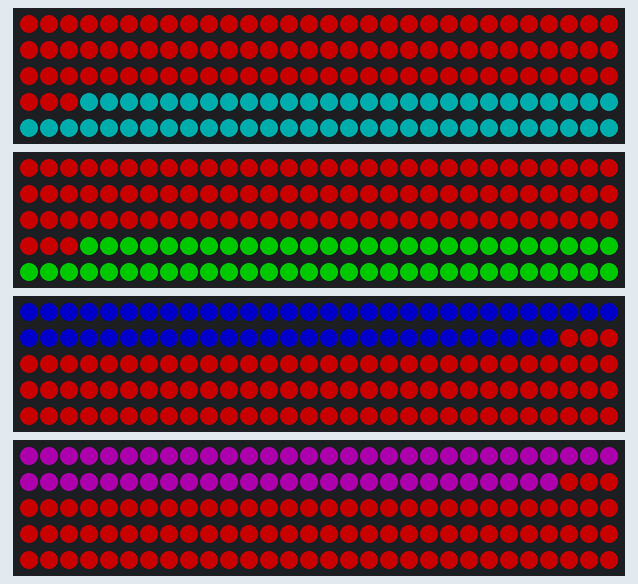
Simulated run of this sketch. Board: Arduino Uno, built with avr-gcc and run on an emulated ATmega328P. Shown: 4 × 150 RGB LEDs in strip order, left to right, continuing on the next row. Dim RGB values are drawn brighter than linear.

Above: at 4.69 s.
At 6.34 s:
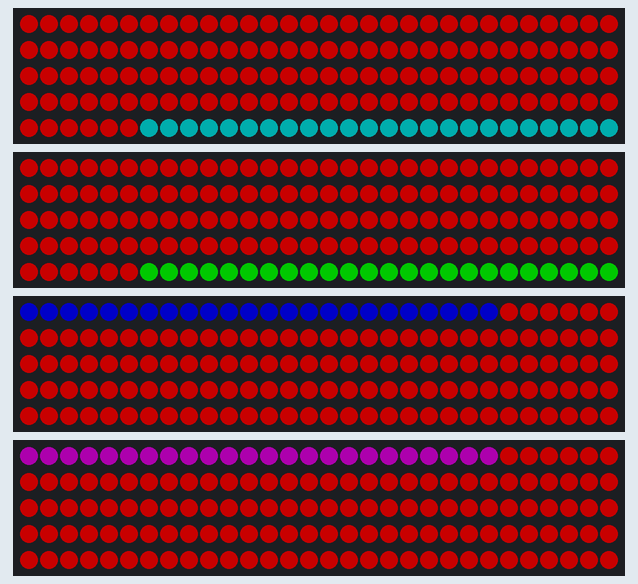
At 11.11 s:
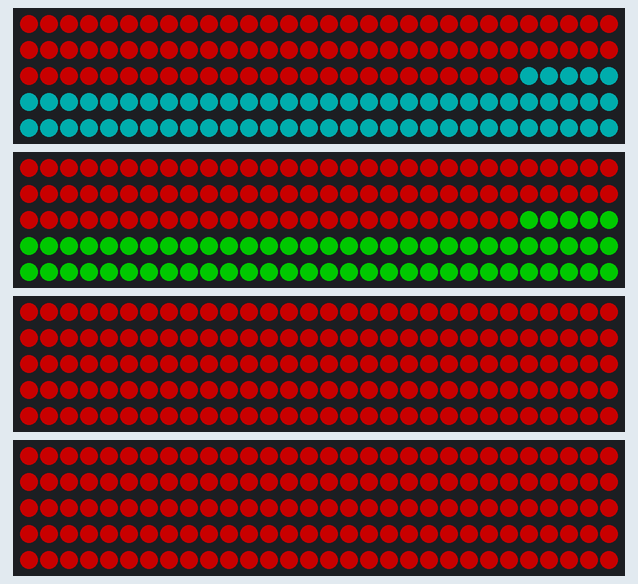
At 19.12 s:
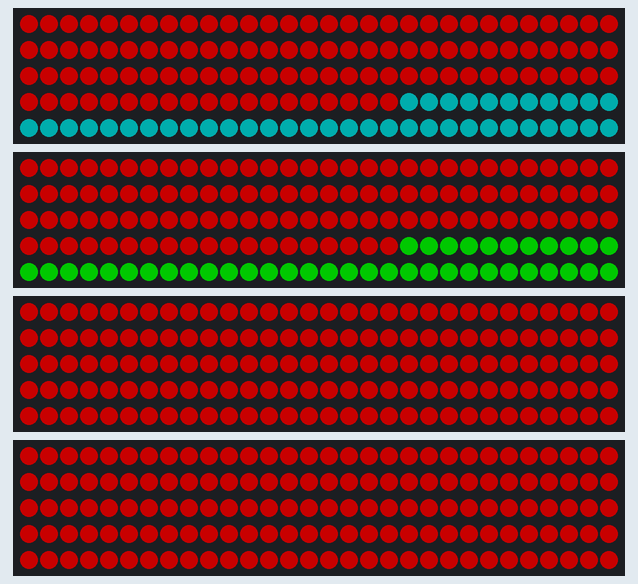
At 26.57 s:
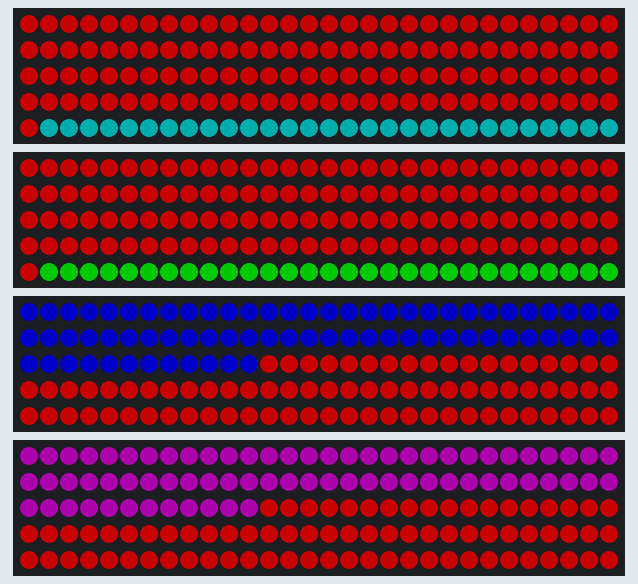
At 33.99 s:
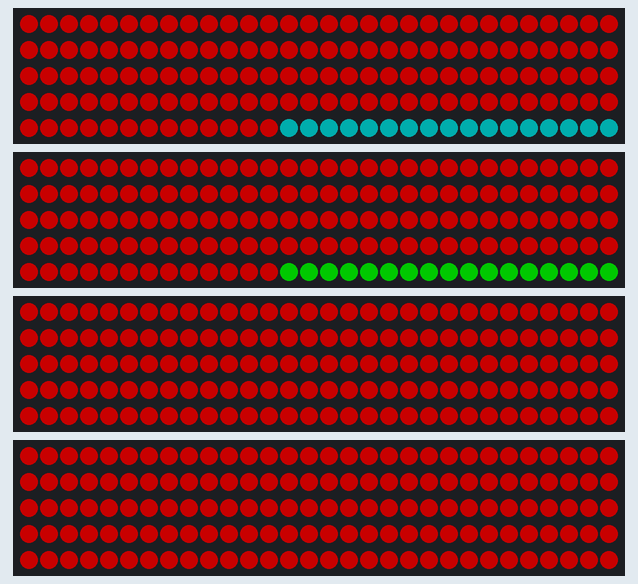

The sketch:

fourLEDStripSimultaneous.ino
```cpp
// 20190901 Huzzah ESP8266 installed on semi-permanent board with four LED connections

#include <Adafruit_NeoPixel.h>

// Which pin on the Arduino is connected to the NeoPixels?
int LEDPIN0 = 4;
int LEDPIN1 = 0;
int LEDPIN2 = 2;
int LEDPIN3 = 15;

// How many NeoPixels are attached to the Arduino?
int NUMPIXELS0 = 150;
int NUMPIXELS1 = 150;
int NUMPIXELS2 = 150;
int NUMPIXELS3 = 150;

// When we setup the NeoPixel library, we tell it how many pixels, and which pin to use to send signals.
Adafruit_NeoPixel pixels0 = Adafruit_NeoPixel(NUMPIXELS0, LEDPIN0, NEO_GRB + NEO_KHZ800);
Adafruit_NeoPixel pixels1 = Adafruit_NeoPixel(NUMPIXELS1, LEDPIN1, NEO_GRB + NEO_KHZ800);
Adafruit_NeoPixel pixels2 = Adafruit_NeoPixel(NUMPIXELS2, LEDPIN2, NEO_GRB + NEO_KHZ800);
Adafruit_NeoPixel pixels3 = Adafruit_NeoPixel(NUMPIXELS3, LEDPIN3, NEO_GRB + NEO_KHZ800);

//CapacitiveSensor cs5_4 = CapacitiveSensor(5,4);
//CapacitiveSensor cs3_2 = CapacitiveSensor(3,2);

int long startWave1 = 0;
int long startWave2 = 0;

int delayval = 50; // delay between loops in ms

void setup() {
  pixels0.begin();
  pixels1.begin();
  pixels2.begin();
  pixels3.begin();
  Serial.begin(9600);
}

int traveler = 0;

void loop() {

  for(int k = 0; k < NUMPIXELS0; k++){ // set base color
    pixels0.setPixelColor(k, 0, 50, 50);
    pixels1.setPixelColor(k, 0, 100, 0);
  }
  for(int l = 0; l < NUMPIXELS2; l++){
    pixels2.setPixelColor(l, 0, 0, 100);
    pixels3.setPixelColor(l, 50, 0, 50);
  }

  for (int p = 0; p < floor(millis()-startWave1)/50; p++){ // red from beginning of strip to end
      pixels0.setPixelColor(p, 100,0,0);
      pixels1.setPixelColor(p, 100,0,0);
  }

  for (int q = NUMPIXELS2 - floor(millis()-startWave2)/50; q < NUMPIXELS2; q++){ // red from end of strip to beginning
      pixels2.setPixelColor(q, 100,0,0);
      pixels3.setPixelColor(q, 100,0,0);
  }

  pixels0.show();
  pixels1.show();
  pixels2.show();
  pixels3.show();

  delay(delayval);

  if (millis() - startWave1 > 6800){
    startWave1 = millis();
  }

  if (millis() - startWave2 > 11300){
    startWave2 = millis();
  }
}
```
